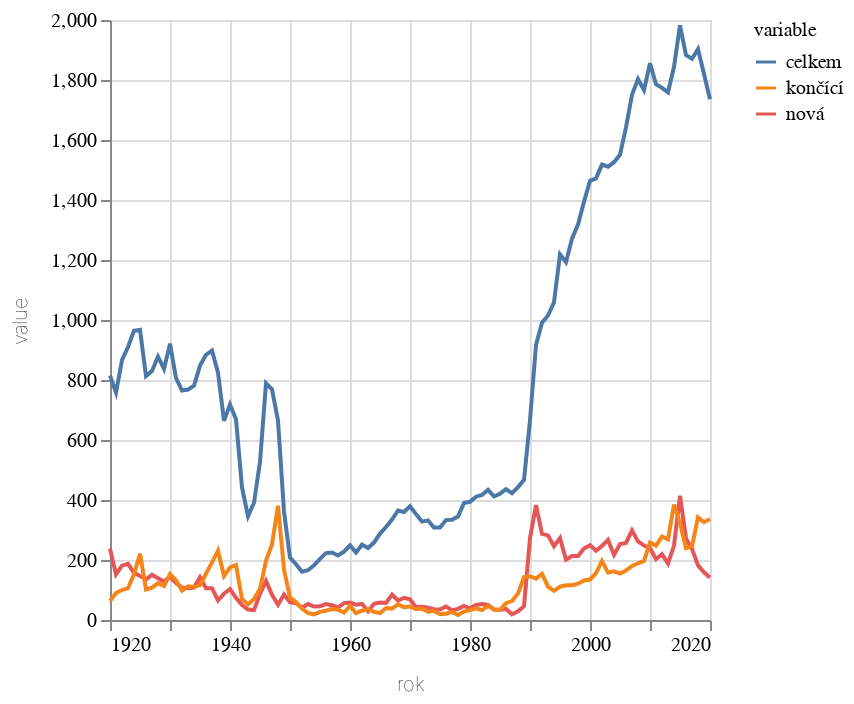

The notebook cell this image was saved under:
### Code cell
alt.Chart(do_grafu).mark_line().encode(
    x='rok:T',
    y='value:Q',
    color='variable:N',
)

### Figure 1 — Vega-Lite specification as saved in the notebook (floating-point values rounded to 4 significant figures; data arrays with more than 128 entries replaced by an {"elided": "..."} marker saying what was removed)
{"config": {"title": {"font": "Noticia Text", "fontSize": 14, "anchor": "start", "fontWeight": "bolder", "subtitleFont": "Noticia Text", "subtitleFontSize": 12, "subtitleFontWeight": "lighter", "subtitlePadding": 12, "dy": -12}, "axis": {"labelFont": "Asap", "titleFont": "Asap", "fontWeight": "lighter", "titleFontWeight": "lighter", "labelFontSize": 10, "titleFontSize": 10, "labelPadding": 2, "titlePadding": 10}, "legend": {"labelFont": "Asap", "labelFontWeight": "normal", "titleFont": "Asap", "titleFontWeight": "normal", "labelFontSize": 10, "titleFontSize": 10}}, "data": {"name": "data-7cac62a41b3137145c5e5d7ae13fd429"}, "mark": {"type": "line"}, "encoding": {"color": {"field": "variable", "type": "nominal"}, "x": {"field": "rok", "type": "temporal"}, "y": {"field": "value", "type": "quantitative"}}, "$schema": "https://vega.github.io/schema/vega-lite/v5.8.0.json", "datasets": {"data-7cac62a41b3137145c5e5d7ae13fd429": {"elided": "303 records"}}}
